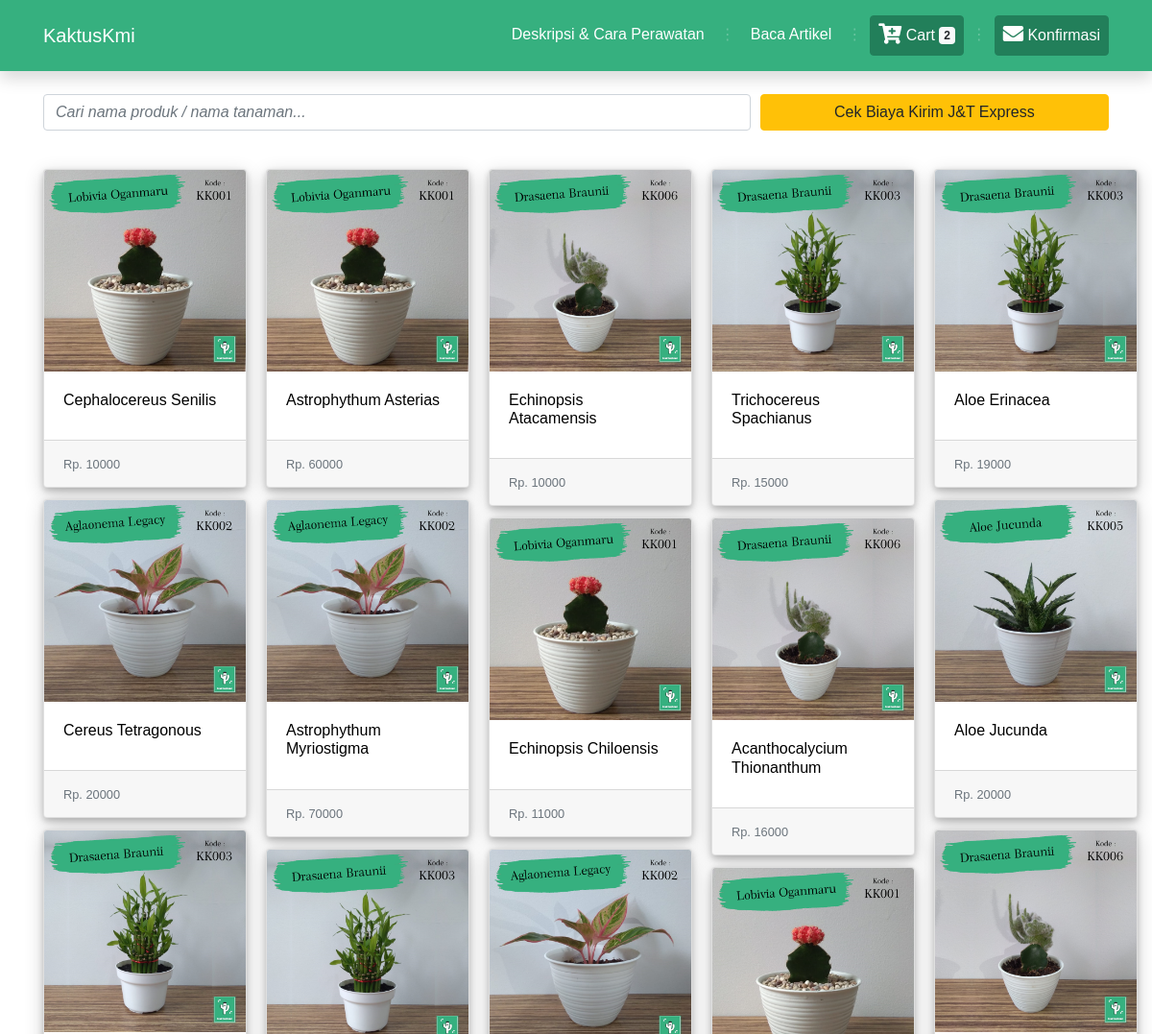
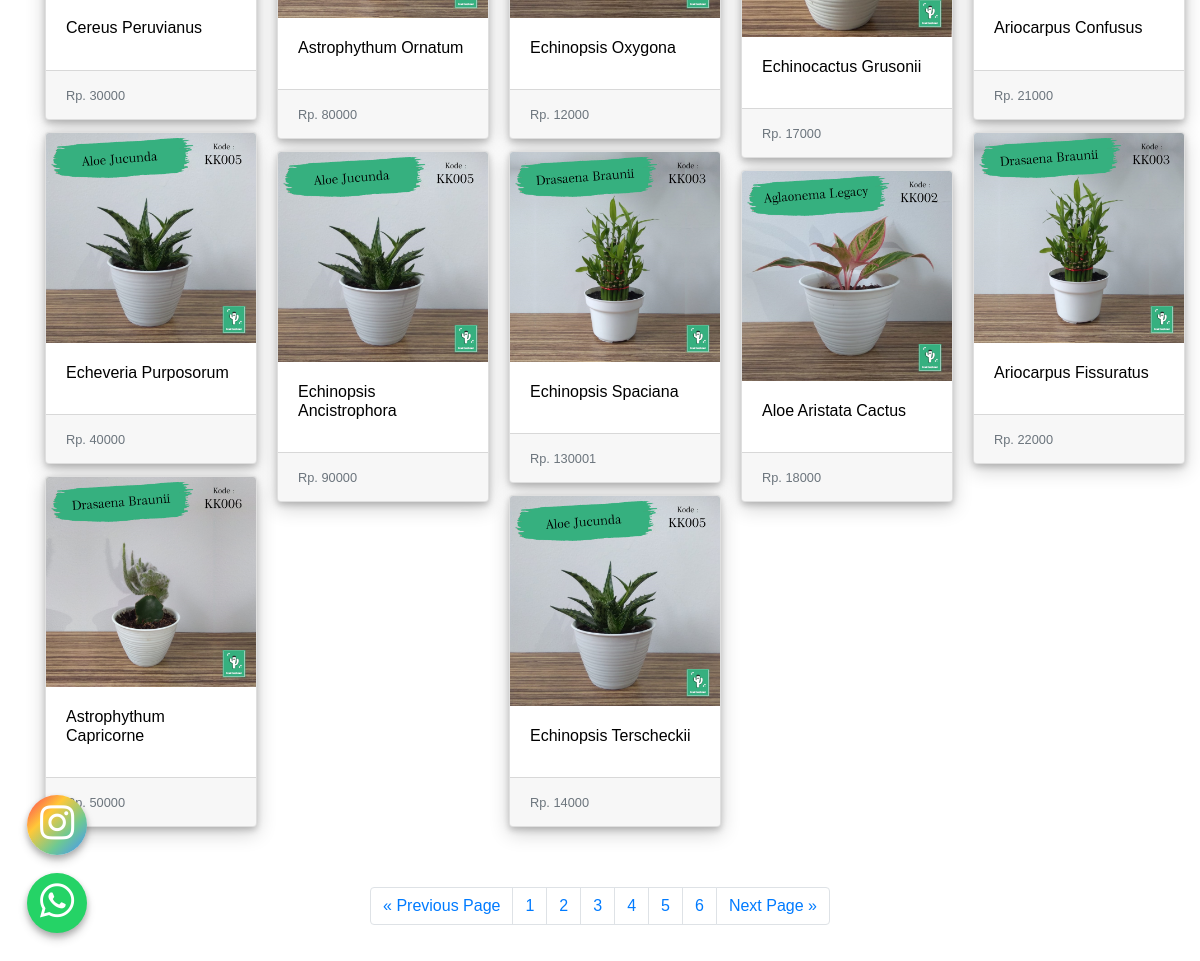
The app's page /index.php/marketplace/sukulen_product with its own data (2 pictures, top to bottom).
### tables this page shows
CREATE TABLE `produk` (
  `kode_produk` char(5) NOT NULL,
  `nama_produk` varchar(50) NOT NULL,
  `harga_produk` int(11) NOT NULL,
  `stok_produk` int(3) NOT NULL,
  `diameter` int(3) NOT NULL,
  `tinggi` int(3) NOT NULL,
  `gambar` varchar(20) NOT NULL,
  `jenis_produk` varchar(30) NOT NULL,
  `catatan` varchar(50) NOT NULL
);

### application/controllers/Marketplace.php (called while the page is built, shortened)
<?php
    Class Marketplace extends CI_Controller
    {
        public function __construct()
        {
            $this->load->model('Marketplace_model');
        }
        public function sukulen_product()
        {
            $data['sukulen'] = $this->Marketplace_model->getBySukulen();
            $data['judul'] = 'Produk Tanaman Sukulen';
            $this->load->view('templates/header', $data);
            $this->load->view('marketplace/tanaman/sukulen_product');
            $this->load->view('templates/footer');
        }
    }
?>

### index.php (called while the page is built, shortened)
<?php
require_once BASEPATH.'core/CodeIgniter.php';

### application/models/Marketplace_model.php (called while the page is built, shortened)
<?php
    class Marketplace_model extends CI_Model{
        public function getBySukulen(){
            $this->db->select("*");
            $this->db->from("produk");
            $this->db->where('jenis_produk = "Sukulen"');
            return $this->db->get()->result();
        }
    }
?>

### application/views/marketplace/tanaman/sukulen_product.php (the view)
<section class="container">
	<form>
		<div class="form-row mt-4">
			<div class="form-group col-lg-8 col-md-12 col-sm-12">
				<input type="text" class="form-control font-italic" id="cari-barang"
					placeholder="Cari nama produk / nama tanaman...">
			</div>
			<div class="form-group col-lg-4 col-md-12 col-sm-12">
				<a href="http://www.jet.co.id/tariff" class="btn btn-block btn-warning" target="_blank">Cek Biaya Kirim
					J&T Express</a>
			</div>
		</div>
	</form>
</section>
<section class="container">
	<div class="card-deck my-4">
	<div class="card-columns">
		<?php
			foreach($sukulen as $d){
				echo '
					<div class="card">
						<a href="'.base_url().'marketplace/detail_tanaman/'.$d->kode_produk.'"
							style="color:black; text-decoration: none;"><img src="'.base_url().'gambar/'.$d->gambar.'"
								class="card-img-top" alt="...">
							<div class="card-body">
								<h6 class="card-title">'.$d->nama_produk.'</h6>
							</div>
						</a>
						<div class="card-footer">
							<small class="text-muted">Rp. '.$d->harga_produk.'</small>
						</div>
					</div>
				';
			}
		?>
	</div>
	</div>
</section>
<section class="container my-5">
	<nav aria-label="Page navigation example">
		<ul class="pagination justify-content-center">
			<li class="page-item">
				<a class="page-link" href="#" aria-label="Previous">
					<span aria-hidden="true">&laquo; Previous Page</span>
				</a>
			</li>
			<li class="page-item"><a class="page-link" href="#">1</a></li>
			<li class="page-item"><a class="page-link" href="#">2</a></li>
			<li class="page-item"><a class="page-link" href="#">3</a></li>
			<li class="page-item"><a class="page-link" href="#">4</a></li>
			<li class="page-item"><a class="page-link" href="#">5</a></li>
			<li class="page-item"><a class="page-link" href="#">6</a></li>
			<li class="page-item">
				<a class="page-link" href="#" aria-label="Next">
					<span aria-hidden="true">Next Page &raquo;</span>
				</a>
			</li>
		</ul>
	</nav>
	<a href="https://www.instagram.com/fadh.leather/" class="float-ig" target="_blank">
		<i class="fab fa-instagram my-float"></i>
	</a>
	<a href="https://api.whatsapp.com/send?phone=6281804086665&text=Hola%21%20Quisiera%20m%C3%A1s%20informaci%C3%B3n%20sobre%20Varela%202."
		class="float" target="_blank">
		<i class="fab fa-whatsapp my-float"></i>
	</a>
</section>

### application/views/templates/header.php (shortened to what this page needs)
<!doctype html>
<html lang="en">
<head>
	<link rel="stylesheet" href="https://use.fontawesome.com/releases/v5.8.1/css/all.css"
>
	<link rel="stylesheet" href="<?php echo base_url()?>assets/css/bootstrap.min.css">
	<link rel="stylesheet" href="<?php echo base_url()?>assets/css/style.css">
	<link rel="stylesheet" href="<?php echo base_url()?>assets/fonts/Dosis/Dosis.css">
</head>
<body>
	<nav class="navbar sticky-top navbar-expand-lg navbar-dark bg-dark shadow p-3">
		<div class="container">
			<a class="navbar-brand" href="<?= base_url(); ?>">
				KaktusKmi</a>
			<div class="collapse navbar-collapse" id="navbarSupportedContent">
				<ul class="navbar-nav ml-auto">
					<li class="nav-item">
						<a class="nav-link" style="color:white;" href="<?= base_url(); ?>description/index"> Deskripsi & Cara Perawatan</a>
					</li>
					<li class="nav-item d-none d-lg-block disabled"><span class="nav-link disabled">⋮</span></li>
					<li class="nav-item">
						<a class="nav-link" style="color:white;" href="<?= base_url(); ?>article/index"> Baca Artikel</a>
					</li>
					<li class="nav-item d-none d-lg-block disabled"><span class="nav-link disabled">⋮</span></li>
					<li class="nav-item">
						<a class="nav-link btn btn-success" style="color:white;" href="<?= base_url(); ?>keranjang/index"> <i class="fas fa-cart-plus fa-lg"></i> Cart <span class="badge badge-light">2</span></a>
					</li>
					<li class="nav-item d-none d-lg-block disabled"><span class="nav-link disabled">⋮</span></li>
					<li class="nav-item">
						<a class="nav-link btn btn-success" style="color:white;" href="<?= base_url(); ?>konfirmasi/index"> <i class="fas fa-envelope fa-lg"></i> Konfirmasi</a>
					</li>
				</ul>
			</div>
		</div>
	</nav>

### application/views/templates/footer.php (shortened to what this page needs)
  </body>
</html>

### assets/css/style.css (style rules this page uses)
.float { position: fixed; width: 60px; height: 60px; bottom: 40px; left: 27px; background-color: #25d366; color: #FFF; border-radius: 50px; text-align: center; font-size: 39px; box-shadow: 0 3px 6px 0 rgba(0, 0, 0, 0.2), 0 6px 10px 0 rgba(0, 0, 0, 0.19); z-index: 100; }
.float-ig { position: fixed; width: 60px; height: 60px; bottom: 118px; left: 27px; background-image: linear-gradient(to bottom right, #fb3958, #ffc838, #6dc993, #458eff); color: #FFF; border-radius: 50px; text-align: center; font-size: 39px; box-shadow: 0 3px 6px 0 rgba(0, 0, 0, 0.2), 0 6px 10px 0 rgba(0, 0, 0, 0.19); z-index: 100; }

### records on screen
produk: gambar (picture), nama_produk "Cephalocereus Senilis", harga_produk "10000"
produk: gambar (picture), nama_produk "Cereus Tetragonous", harga_produk "20000"
produk: gambar (picture), nama_produk "Cereus Peruvianus", harga_produk "30000"
produk: gambar (picture), nama_produk "Echeveria Purposorum", harga_produk "40000"
produk: gambar (picture), nama_produk "Astrophythum Capricorne", harga_produk "50000"
produk: gambar (picture), nama_produk "Astrophythum Asterias", harga_produk "60000"
produk: gambar (picture), nama_produk "Astrophythum Myriostigma", harga_produk "70000"
produk: gambar (picture), nama_produk "Astrophythum Ornatum", harga_produk "80000"
produk: gambar (picture), nama_produk "Echinopsis Ancistrophora", harga_produk "90000"
produk: gambar (picture), nama_produk "Echinopsis Atacamensis", harga_produk "10000"
produk: gambar (picture), nama_produk "Echinopsis Chiloensis", harga_produk "11000"
produk: gambar (picture), nama_produk "Echinopsis Oxygona", harga_produk "12000"
produk: gambar (picture), nama_produk "Echinopsis Spaciana", harga_produk "130001"
produk: gambar (picture), nama_produk "Echinopsis Terscheckii", harga_produk "14000"
produk: gambar (picture), nama_produk "Trichocereus Spachianus", harga_produk "15000"
produk: gambar (picture), nama_produk "Acanthocalycium Thionanthum", harga_produk "16000"
produk: gambar (picture), nama_produk "Echinocactus Grusonii", harga_produk "17000"
produk: gambar (picture), nama_produk "Aloe Aristata Cactus", harga_produk "18000"
produk: gambar (picture), nama_produk "Aloe Erinacea", harga_produk "19000"
produk: gambar (picture), nama_produk "Aloe Jucunda", harga_produk "20000"
produk: gambar (picture), nama_produk "Ariocarpus Confusus", harga_produk "21000"
produk: gambar (picture), nama_produk "Ariocarpus Fissuratus", harga_produk "22000"
